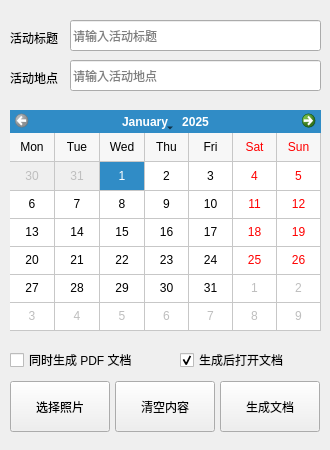
<?xml version="1.0" encoding="UTF-8"?>
<ui version="4.0">
 <class>Home</class>
 <widget class="QWidget" name="Home">
  <property name="geometry">
   <rect>
    <x>0</x>
    <y>0</y>
    <width>330</width>
    <height>450</height>
   </rect>
  </property>
  <property name="sizePolicy">
   <sizepolicy hsizetype="Fixed" vsizetype="Fixed">
    <horstretch>0</horstretch>
    <verstretch>0</verstretch>
   </sizepolicy>
  </property>
  <property name="windowTitle">
   <string>活动照片文档生成</string>
  </property>
  <widget class="QLineEdit" name="text_theme">
   <property name="geometry">
    <rect>
     <x>70</x>
     <y>20</y>
     <width>251</width>
     <height>31</height>
    </rect>
   </property>
   <property name="focusPolicy">
    <enum>Qt::ClickFocus</enum>
   </property>
   <property name="toolTip">
    <string>请输入活动标题</string>
   </property>
   <property name="accessibleName">
    <string>Photo theme</string>
   </property>
   <property name="inputMask">
    <string/>
   </property>
   <property name="text">
    <string/>
   </property>
   <property name="placeholderText">
    <string>请输入活动标题</string>
   </property>
  </widget>
  <widget class="QLabel" name="label_theme">
   <property name="geometry">
    <rect>
     <x>10</x>
     <y>30</y>
     <width>60</width>
     <height>16</height>
    </rect>
   </property>
   <property name="cursor">
    <cursorShape>IBeamCursor</cursorShape>
   </property>
   <property name="text">
    <string>活动标题</string>
   </property>
  </widget>
  <widget class="QLineEdit" name="text_location">
   <property name="geometry">
    <rect>
     <x>70</x>
     <y>60</y>
     <width>251</width>
     <height>31</height>
    </rect>
   </property>
   <property name="focusPolicy">
    <enum>Qt::ClickFocus</enum>
   </property>
   <property name="toolTip">
    <string>请输入活动地点</string>
   </property>
   <property name="accessibleName">
    <string>Photo theme</string>
   </property>
   <property name="inputMask">
    <string/>
   </property>
   <property name="text">
    <string/>
   </property>
   <property name="placeholderText">
    <string>请输入活动地点</string>
   </property>
  </widget>
  <widget class="QLabel" name="label_location">
   <property name="geometry">
    <rect>
     <x>10</x>
     <y>70</y>
     <width>60</width>
     <height>16</height>
    </rect>
   </property>
   <property name="cursor">
    <cursorShape>IBeamCursor</cursorShape>
   </property>
   <property name="text">
    <string>活动地点</string>
   </property>
  </widget>
  <widget class="QCalendarWidget" name="calendar">
   <property name="geometry">
    <rect>
     <x>10</x>
     <y>110</y>
     <width>311</width>
     <height>221</height>
    </rect>
   </property>
   <property name="minimumDate">
    <date>
     <year>2025</year>
     <month>1</month>
     <day>1</day>
    </date>
   </property>
   <property name="firstDayOfWeek">
    <enum>Qt::Monday</enum>
   </property>
   <property name="gridVisible">
    <bool>true</bool>
   </property>
   <property name="horizontalHeaderFormat">
    <enum>QCalendarWidget::ShortDayNames</enum>
   </property>
   <property name="verticalHeaderFormat">
    <enum>QCalendarWidget::NoVerticalHeader</enum>
   </property>
  </widget>
  <widget class="QCheckBox" name="checkBox_PDF">
   <property name="geometry">
    <rect>
     <x>10</x>
     <y>350</y>
     <width>141</width>
     <height>20</height>
    </rect>
   </property>
   <property name="text">
    <string>同时生成 PDF 文档</string>
   </property>
  </widget>
  <widget class="QPushButton" name="button_choosefile">
   <property name="geometry">
    <rect>
     <x>10</x>
     <y>381</y>
     <width>100</width>
     <height>51</height>
    </rect>
   </property>
   <property name="text">
    <string>选择照片</string>
   </property>
  </widget>
  <widget class="QPushButton" name="button_empty">
   <property name="geometry">
    <rect>
     <x>115</x>
     <y>381</y>
     <width>100</width>
     <height>51</height>
    </rect>
   </property>
   <property name="text">
    <string>清空内容</string>
   </property>
   <property name="flat">
    <bool>false</bool>
   </property>
  </widget>
  <widget class="QPushButton" name="button_makefile">
   <property name="geometry">
    <rect>
     <x>220</x>
     <y>381</y>
     <width>100</width>
     <height>51</height>
    </rect>
   </property>
   <property name="text">
    <string>生成文档</string>
   </property>
  </widget>
  <widget class="QCheckBox" name="checkBox_openfile">
   <property name="geometry">
    <rect>
     <x>180</x>
     <y>350</y>
     <width>121</width>
     <height>20</height>
    </rect>
   </property>
   <property name="acceptDrops">
    <bool>false</bool>
   </property>
   <property name="text">
    <string>生成后打开文档</string>
   </property>
   <property name="checked">
    <bool>true</bool>
   </property>
  </widget>
 </widget>
 <resources/>
 <connections/>
</ui>
